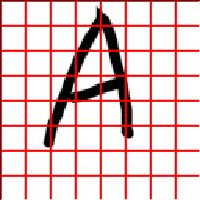
%> input picture imagegridwithoutarrow.png, 200 x 200 px
$ octave --eval "createHistogram('imagegridwithoutarrow.png');"   (GNU Octave 9; MATLAB toolbox functions it lacks are replaced by stand-ins)
%> lines starting %> are read from the running program, lines starting %| are printed output that depends on the picture
function createHistogram(file)
%> called with file = 'imagegridwithoutarrow.png'
    %
    load('defineOrient.mat')
    I=imread(file); % read the image
%> I is the input picture: size 200x200x3 uint8; mean R, G, B 235.3, 197.1, 197.1
    if ndims(I) == 3
        I = im2double(rgb2gray(I));
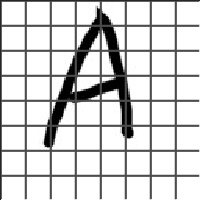
%> I: size 200x200 double; min 0, max 1, mean 0.818
    else
        I = im2double(I);
    end


    imshow(I);
    axis on;
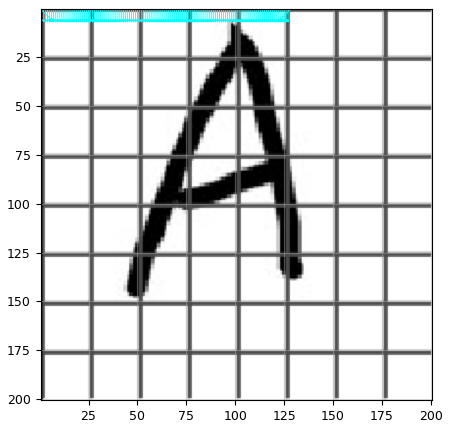
%> figure redrawn from the program's plot data
    hold on;
    for i=1:size(I,1)
        for j=1:size(I,2)
            locs = [i,j,magnMat(i,j),orientMat(i,j)];
            % Draw an arrow, each line transformed according to keypoint parameters.
            TransformLine(locs, 0.0, 0.0, 1.0, 0.0);
            TransformLine(locs, 0.85, 0.1, 1.0, 0.0);
            TransformLine(locs, 0.85, -0.1, 1.0, 0.0);
        end
    end
    hold off;

function TransformLine(keypoint, x1, y1, x2, y2)


    % The scaling of the unit length arrow is set to approximately the radius
    %   of the region used to compute the keypoint descriptor.
    len = 6 * keypoint(3);

    % Rotate the keypoints by 'ori' = keypoint(4)
    s = sin(keypoint(4));
    c = cos(keypoint(4));

    % Apply transform
    r1 = keypoint(1) - len * (c * y1 + s * x1);
    c1 = keypoint(2) + len * (- s * y1 + c * x1);
    r2 = keypoint(1) - len * (c * y2 + s * x2);
    c2 = keypoint(2) + len * (- s * y2 + c * x2);

    grid on
    grid minor

    line([c1 c2], [r1 r2], 'Color', 'c');
%> (the run ends here)
